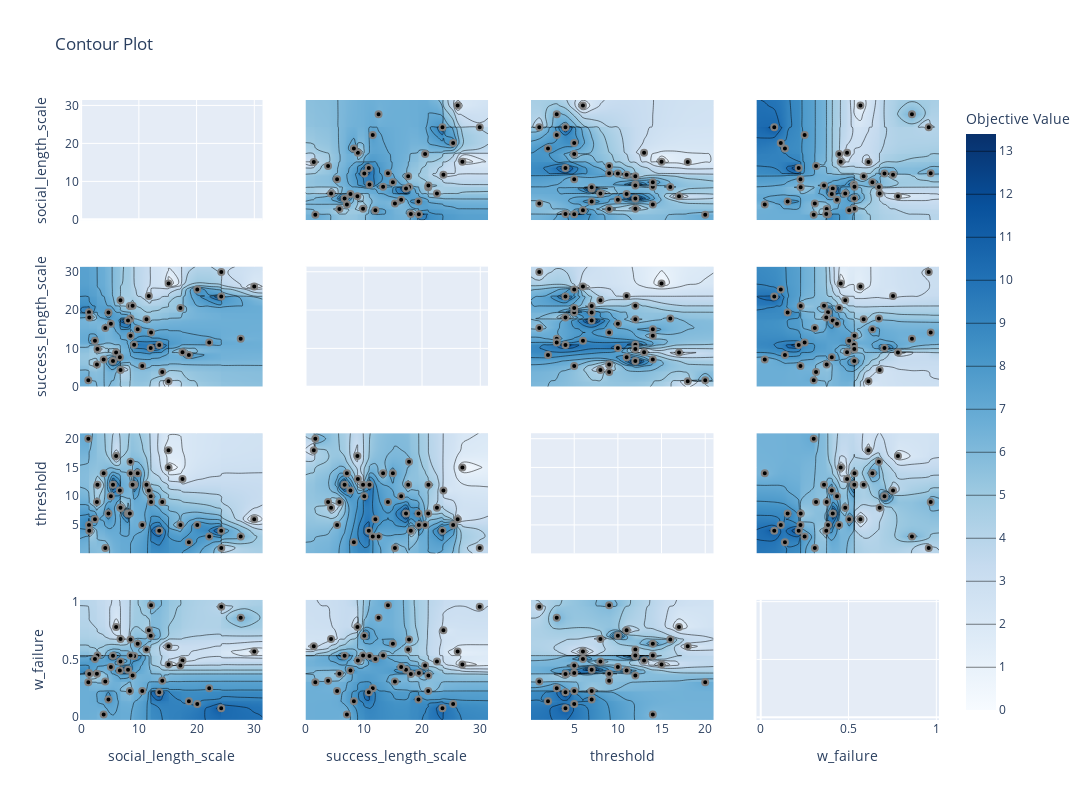

This figure's notebook cell:
### Code cell
fig = optuna.visualization.plot_contour(study, params=['success_length_scale','w_failure', 'social_length_scale', 'threshold'])
# fig.show(renderer="browser")
fig.update_layout(height=800, width=1200)
fig.show()

### Figure 1 — Plotly figure (JSON) as saved in the notebook; plotly's stock layout.template omitted (floating-point values rounded to 4 significant figures; data arrays with more than 128 entries replaced by an {"elided": "..."} marker saying what was removed)
{"data": [{"type": "scatter", "xaxis": "x", "yaxis": "y"}, {"autocontour": true, "colorbar": {"title": {"text": "Objective Value"}}, "colorscale": [[0, "rgb(247,251,255)"], [0.125, "rgb(222,235,247)"], [0.25, "rgb(198,219,239)"], [0.375, "rgb(158,202,225)"], [0.5, "rgb(107,174,214)"], [0.625, "rgb(66,146,198)"], [0.75, "rgb(33,113,181)"], [0.875, "rgb(8,81,156)"], [1, "rgb(8,48,107)"]], "connectgaps": true, "contours": {"coloring": "heatmap", "end": 13, "size": 1, "start": 1}, "hoverinfo": "none", "line": {"smoothing": 1.3}, "reversescale": false, "showscale": true, "type": "contour", "x": [-0.1983, 1.239, 1.362, 1.409, 2.39, 2.735, 2.828, 3.901, 4.183, 4.728, 5.15, 5.517, 6.059, 6.704, 6.811, 6.821, 8.125, 8.441, 8.553, 8.565, 8.916, 9.182, 9.799, 10.59, 11.32, 11.73, 12.05, 12.11, 13.53, 14.06, 15.13, 15.15, 17.2, 17.56, 18.67, 20.12, 22.19, 24.27, 24.28, 27.64, 29.99, 31.43], "xaxis": "x5", "y": [-0.005124, 1.419, 1.683, 3.875, 4.382, 5.421, 5.822, 6.708, 7.104, 7.714, 8.3, 8.909, 8.991, 9.876, 10.09, 10.86, 10.98, 11.54, 11.99, 12.54, 13.32, 14.15, 15.0, 15.35, 16.42, 17.25, 17.63, 17.77, 18.08, 19.39, 19.46, 20.53, 21.06, 21.1, 22.56, 23.51, 23.67, 25.34, 26.12, 26.93, 29.91, 31.33], "yaxis": "y5", "z": {"elided": "42x42 float values"}}, {"marker": {"color": "black", "line": {"color": "Gray", "width": 2}}, "mode": "markers", "name": "Feasible Trial", "showlegend": false, "type": "scatter", "x": [17.56, 24.28, 20.12, 5.517, 12.05, 15.15, 27.64, 29.99, 22.19, 11.73, 1.239, 6.821, 8.553, 2.735, 11.32, 6.059, 12.11, 3.901, 15.13, 8.125, 8.441, 5.15, 9.182, 8.916, 8.565, 1.362, 1.409, 4.728, 4.183, 17.2, 6.811, 2.828, 9.799, 6.704, 2.39, 14.06, 13.53, 18.67, 10.59, 24.27], "xaxis": "x5", "y": [8.991, 29.91, 25.34, 6.708, 10.09, 26.93, 12.54, 26.12, 11.54, 23.67, 1.683, 4.382, 17.77, 5.822, 17.63, 8.909, 14.15, 7.104, 1.419, 17.25, 21.06, 16.42, 10.98, 21.1, 13.32, 19.46, 18.08, 19.39, 15.35, 20.53, 22.56, 9.876, 15.0, 7.714, 11.99, 3.875, 10.86, 8.3, 5.421, 23.51], "yaxis": "y5"}, {"autocontour": true, "colorbar": {"title": {"text": "Objective Value"}}, "colorscale": [[0, "rgb(247,251,255)"], [0.125, "rgb(222,235,247)"], [0.25, "rgb(198,219,239)"], [0.375, "rgb(158,202,225)"], [0.5, "rgb(107,174,214)"], [0.625, "rgb(66,146,198)"], [0.75, "rgb(33,113,181)"], [0.875, "rgb(8,81,156)"], [1, "rgb(8,48,107)"]], "connectgaps": true, "contours": {"coloring": "heatmap", "end": 13, "size": 1, "start": 1}, "hoverinfo": "none", "line": {"smoothing": 1.3}, "reversescale": false, "showscale": false, "type": "contour", "x": [-0.1983, 1.239, 1.362, 1.409, 2.39, 2.735, 2.828, 3.901, 4.183, 4.728, 5.15, 5.517, 6.059, 6.704, 6.811, 6.821, 8.125, 8.441, 8.553, 8.565, 8.916, 9.182, 9.799, 10.59, 11.32, 11.73, 12.05, 12.11, 13.53, 14.06, 15.13, 15.15, 17.2, 17.56, 18.67, 20.12, 22.19, 24.27, 24.28, 27.64, 29.99, 31.43], "xaxis": "x9", "y": [0.05, 1, 2, 3, 4, 5, 6, 7, 8, 9, 10, 11, 12, 13, 14, 15, 16, 17, 18, 20, 20.95], "yaxis": "y9", "z": {"elided": "21x42 float values"}}, {"marker": {"color": "black", "line": {"color": "Gray", "width": 2}}, "mode": "markers", "name": "Feasible Trial", "showlegend": false, "type": "scatter", "x": [17.56, 24.28, 20.12, 5.517, 12.05, 15.15, 27.64, 29.99, 22.19, 11.73, 1.239, 6.821, 8.553, 2.735, 11.32, 6.059, 12.11, 3.901, 15.13, 8.125, 8.441, 5.15, 9.182, 8.916, 8.565, 1.362, 1.409, 4.728, 4.183, 17.2, 6.811, 2.828, 9.799, 6.704, 2.39, 14.06, 13.53, 18.67, 10.59, 24.27], "xaxis": "x9", "y": [13, 1, 5, 12, 10, 15, 3, 6, 3, 11, 20, 8, 16, 9, 12, 17, 9, 14, 18, 7, 7, 10, 12, 12, 14, 5, 4, 7, 1, 5, 8, 12, 14, 11, 6, 9, 4, 2, 5, 4], "yaxis": "y9"}, {"autocontour": true, "colorbar": {"title": {"text": "Objective Value"}}, "colorscale": [[0, "rgb(247,251,255)"], [0.125, "rgb(222,235,247)"], [0.25, "rgb(198,219,239)"], [0.375, "rgb(158,202,225)"], [0.5, "rgb(107,174,214)"], [0.625, "rgb(66,146,198)"], [0.75, "rgb(33,113,181)"], [0.875, "rgb(8,81,156)"], [1, "rgb(8,48,107)"]], "connectgaps": true, "contours": {"coloring": "heatmap", "end": 13, "size": 1, "start": 1}, "hoverinfo": "none", "line": {"smoothing": 1.3}, "reversescale": false, "showscale": false, "type": "contour", "x": [-0.1983, 1.239, 1.362, 1.409, 2.39, 2.735, 2.828, 3.901, 4.183, 4.728, 5.15, 5.517, 6.059, 6.704, 6.811, 6.821, 8.125, 8.441, 8.553, 8.565, 8.916, 9.182, 9.799, 10.59, 11.32, 11.73, 12.05, 12.11, 13.53, 14.06, 15.13, 15.15, 17.2, 17.56, 18.67, 20.12, 22.19, 24.27, 24.28, 27.64, 29.99, 31.43], "xaxis": "x13", "y": [-0.02422, 0.02303, 0.07713, 0.1143, 0.1379, 0.1533, 0.2163, 0.2264, 0.2277, 0.2501, 0.3019, 0.308, 0.315, 0.3604, 0.3733, 0.3756, 0.3833, 0.4047, 0.4104, 0.4344, 0.4468, 0.4553, 0.4814, 0.4917, 0.5037, 0.5307, 0.5328, 0.533, 0.534, 0.5678, 0.5862, 0.6135, 0.636, 0.6732, 0.6774, 0.7048, 0.7534, 0.7816, 0.8612, 0.9568, 0.968, 1.015], "yaxis": "y13", "z": {"elided": "42x42 float values"}}, {"marker": {"color": "black", "line": {"color": "Gray", "width": 2}}, "mode": "markers", "name": "Feasible Trial", "showlegend": false, "type": "scatter", "x": [17.56, 24.28, 20.12, 5.517, 12.05, 15.15, 27.64, 29.99, 22.19, 11.73, 1.239, 6.821, 8.553, 2.735, 11.32, 6.059, 12.11, 3.901, 15.13, 8.125, 8.441, 5.15, 9.182, 8.916, 8.565, 1.362, 1.409, 4.728, 4.183, 17.2, 6.811, 2.828, 9.799, 6.704, 2.39, 14.06, 13.53, 18.67, 10.59, 24.27], "xaxis": "x13", "y": [0.4917, 0.9568, 0.1143, 0.5328, 0.7048, 0.4553, 0.8612, 0.5678, 0.2501, 0.7534, 0.3019, 0.6774, 0.6732, 0.3756, 0.5862, 0.7816, 0.968, 0.02303, 0.6135, 0.4104, 0.2277, 0.4344, 0.5307, 0.3604, 0.534, 0.3833, 0.3733, 0.1533, 0.308, 0.4468, 0.4814, 0.533, 0.636, 0.4047, 0.5037, 0.315, 0.2163, 0.1379, 0.2264, 0.07713], "yaxis": "y13"}, {"autocontour": true, "colorbar": {"title": {"text": "Objective Value"}}, "colorscale": [[0, "rgb(247,251,255)"], [0.125, "rgb(222,235,247)"], [0.25, "rgb(198,219,239)"], [0.375, "rgb(158,202,225)"], [0.5, "rgb(107,174,214)"], [0.625, "rgb(66,146,198)"], [0.75, "rgb(33,113,181)"], [0.875, "rgb(8,81,156)"], [1, "rgb(8,48,107)"]], "connectgaps": true, "contours": {"coloring": "heatmap", "end": 13, "size": 1, "start": 1}, "hoverinfo": "none", "line": {"smoothing": 1.3}, "reversescale": false, "showscale": false, "type": "contour", "x": [-0.005124, 1.419, 1.683, 3.875, 4.382, 5.421, 5.822, 6.708, 7.104, 7.714, 8.3, 8.909, 8.991, 9.876, 10.09, 10.86, 10.98, 11.54, 11.99, 12.54, 13.32, 14.15, 15.0, 15.35, 16.42, 17.25, 17.63, 17.77, 18.08, 19.39, 19.46, 20.53, 21.06, 21.1, 22.56, 23.51, 23.67, 25.34, 26.12, 26.93, 29.91, 31.33], "xaxis": "x2", "y": [-0.1983, 1.239, 1.362, 1.409, 2.39, 2.735, 2.828, 3.901, 4.183, 4.728, 5.15, 5.517, 6.059, 6.704, 6.811, 6.821, 8.125, 8.441, 8.553, 8.565, 8.916, 9.182, 9.799, 10.59, 11.32, 11.73, 12.05, 12.11, 13.53, 14.06, 15.13, 15.15, 17.2, 17.56, 18.67, 20.12, 22.19, 24.27, 24.28, 27.64, 29.99, 31.43], "yaxis": "y2", "z": {"elided": "42x42 float values"}}, {"marker": {"color": "black", "line": {"color": "Gray", "width": 2}}, "mode": "markers", "name": "Feasible Trial", "showlegend": false, "type": "scatter", "x": [8.991, 29.91, 25.34, 6.708, 10.09, 26.93, 12.54, 26.12, 11.54, 23.67, 1.683, 4.382, 17.77, 5.822, 17.63, 8.909, 14.15, 7.104, 1.419, 17.25, 21.06, 16.42, 10.98, 21.1, 13.32, 19.46, 18.08, 19.39, 15.35, 20.53, 22.56, 9.876, 15.0, 7.714, 11.99, 3.875, 10.86, 8.3, 5.421, 23.51], "xaxis": "x2", "y": [17.56, 24.28, 20.12, 5.517, 12.05, 15.15, 27.64, 29.99, 22.19, 11.73, 1.239, 6.821, 8.553, 2.735, 11.32, 6.059, 12.11, 3.901, 15.13, 8.125, 8.441, 5.15, 9.182, 8.916, 8.565, 1.362, 1.409, 4.728, 4.183, 17.2, 6.811, 2.828, 9.799, 6.704, 2.39, 14.06, 13.53, 18.67, 10.59, 24.27], "yaxis": "y2"}, {"type": "scatter", "xaxis": "x6", "yaxis": "y6"}, {"autocontour": true, "colorbar": {"title": {"text": "Objective Value"}}, "colorscale": [[0, "rgb(247,251,255)"], [0.125, "rgb(222,235,247)"], [0.25, "rgb(198,219,239)"], [0.375, "rgb(158,202,225)"], [0.5, "rgb(107,174,214)"], [0.625, "rgb(66,146,198)"], [0.75, "rgb(33,113,181)"], [0.875, "rgb(8,81,156)"], [1, "rgb(8,48,107)"]], "connectgaps": true, "contours": {"coloring": "heatmap", "end": 13, "size": 1, "start": 1}, "hoverinfo": "none", "line": {"smoothing": 1.3}, "reversescale": false, "showscale": false, "type": "contour", "x": [-0.005124, 1.419, 1.683, 3.875, 4.382, 5.421, 5.822, 6.708, 7.104, 7.714, 8.3, 8.909, 8.991, 9.876, 10.09, 10.86, 10.98, 11.54, 11.99, 12.54, 13.32, 14.15, 15.0, 15.35, 16.42, 17.25, 17.63, 17.77, 18.08, 19.39, 19.46, 20.53, 21.06, 21.1, 22.56, 23.51, 23.67, 25.34, 26.12, 26.93, 29.91, 31.33], "xaxis": "x10", "y": [0.05, 1, 2, 3, 4, 5, 6, 7, 8, 9, 10, 11, 12, 13, 14, 15, 16, 17, 18, 20, 20.95], "yaxis": "y10", "z": {"elided": "21x42 float values"}}, {"marker": {"color": "black", "line": {"color": "Gray", "width": 2}}, "mode": "markers", "name": "Feasible Trial", "showlegend": false, "type": "scatter", "x": [8.991, 29.91, 25.34, 6.708, 10.09, 26.93, 12.54, 26.12, 11.54, 23.67, 1.683, 4.382, 17.77, 5.822, 17.63, 8.909, 14.15, 7.104, 1.419, 17.25, 21.06, 16.42, 10.98, 21.1, 13.32, 19.46, 18.08, 19.39, 15.35, 20.53, 22.56, 9.876, 15.0, 7.714, 11.99, 3.875, 10.86, 8.3, 5.421, 23.51], "xaxis": "x10", "y": [13, 1, 5, 12, 10, 15, 3, 6, 3, 11, 20, 8, 16, 9, 12, 17, 9, 14, 18, 7, 7, 10, 12, 12, 14, 5, 4, 7, 1, 5, 8, 12, 14, 11, 6, 9, 4, 2, 5, 4], "yaxis": "y10"}, {"autocontour": true, "colorbar": {"title": {"text": "Objective Value"}}, "colorscale": [[0, "rgb(247,251,255)"], [0.125, "rgb(222,235,247)"], [0.25, "rgb(198,219,239)"], [0.375, "rgb(158,202,225)"], [0.5, "rgb(107,174,214)"], [0.625, "rgb(66,146,198)"], [0.75, "rgb(33,113,181)"], [0.875, "rgb(8,81,156)"], [1, "rgb(8,48,107)"]], "connectgaps": true, "contours": {"coloring": "heatmap", "end": 13, "size": 1, "start": 1}, "hoverinfo": "none", "line": {"smoothing": 1.3}, "reversescale": false, "showscale": false, "type": "contour", "x": [-0.005124, 1.419, 1.683, 3.875, 4.382, 5.421, 5.822, 6.708, 7.104, 7.714, 8.3, 8.909, 8.991, 9.876, 10.09, 10.86, 10.98, 11.54, 11.99, 12.54, 13.32, 14.15, 15.0, 15.35, 16.42, 17.25, 17.63, 17.77, 18.08, 19.39, 19.46, 20.53, 21.06, 21.1, 22.56, 23.51, 23.67, 25.34, 26.12, 26.93, 29.91, 31.33], "xaxis": "x14", "y": [-0.02422, 0.02303, 0.07713, 0.1143, 0.1379, 0.1533, 0.2163, 0.2264, 0.2277, 0.2501, 0.3019, 0.308, 0.315, 0.3604, 0.3733, 0.3756, 0.3833, 0.4047, 0.4104, 0.4344, 0.4468, 0.4553, 0.4814, 0.4917, 0.5037, 0.5307, 0.5328, 0.533, 0.534, 0.5678, 0.5862, 0.6135, 0.636, 0.6732, 0.6774, 0.7048, 0.7534, 0.7816, 0.8612, 0.9568, 0.968, 1.015], "yaxis": "y14", "z": {"elided": "42x42 float values"}}, {"marker": {"color": "black", "line": {"color": "Gray", "width": 2}}, "mode": "markers", "name": "Feasible Trial", "showlegend": false, "type": "scatter", "x": [8.991, 29.91, 25.34, 6.708, 10.09, 26.93, 12.54, 26.12, 11.54, 23.67, 1.683, 4.382, 17.77, 5.822, 17.63, 8.909, 14.15, 7.104, 1.419, 17.25, 21.06, 16.42, 10.98, 21.1, 13.32, 19.46, 18.08, 19.39, 15.35, 20.53, 22.56, 9.876, 15.0, 7.714, 11.99, 3.875, 10.86, 8.3, 5.421, 23.51], "xaxis": "x14", "y": [0.4917, 0.9568, 0.1143, 0.5328, 0.7048, 0.4553, 0.8612, 0.5678, 0.2501, 0.7534, 0.3019, 0.6774, 0.6732, 0.3756, 0.5862, 0.7816, 0.968, 0.02303, 0.6135, 0.4104, 0.2277, 0.4344, 0.5307, 0.3604, 0.534, 0.3833, 0.3733, 0.1533, 0.308, 0.4468, 0.4814, 0.533, 0.636, 0.4047, 0.5037, 0.315, 0.2163, 0.1379, 0.2264, 0.07713], "yaxis": "y14"}, {"autocontour": true, "colorbar": {"title": {"text": "Objective Value"}}, "colorscale": [[0, "rgb(247,251,255)"], [0.125, "rgb(222,235,247)"], [0.25, "rgb(198,219,239)"], [0.375, "rgb(158,202,225)"], [0.5, "rgb(107,174,214)"], [0.625, "rgb(66,146,198)"], [0.75, "rgb(33,113,181)"], [0.875, "rgb(8,81,156)"], [1, "rgb(8,48,107)"]], "connectgaps": true, "contours": {"coloring": "heatmap", "end": 13, "size": 1, "start": 1}, "hoverinfo": "none", "line": {"smoothing": 1.3}, "reversescale": false, "showscale": false, "type": "contour", "x": [0.05, 1, 2, 3, 4, 5, 6, 7, 8, 9, 10, 11, 12, 13, 14, 15, 16, 17, 18, 20, 20.95], "xaxis": "x3", "y": [-0.1983, 1.239, 1.362, 1.409, 2.39, 2.735, 2.828, 3.901, 4.183, 4.728, 5.15, 5.517, 6.059, 6.704, 6.811, 6.821, 8.125, 8.441, 8.553, 8.565, 8.916, 9.182, 9.799, 10.59, 11.32, 11.73, 12.05, 12.11, 13.53, 14.06, 15.13, 15.15, 17.2, 17.56, 18.67, 20.12, 22.19, 24.27, 24.28, 27.64, 29.99, 31.43], "yaxis": "y3", "z": {"elided": "42x21 float values"}}, {"marker": {"color": "black", "line": {"color": "Gray", "width": 2}}, "mode": "markers", "name": "Feasible Trial", "showlegend": false, "type": "scatter", "x": [13, 1, 5, 12, 10, 15, 3, 6, 3, 11, 20, 8, 16, 9, 12, 17, 9, 14, 18, 7, 7, 10, 12, 12, 14, 5, 4, 7, 1, 5, 8, 12, 14, 11, 6, 9, 4, 2, 5, 4], "xaxis": "x3", "y": [17.56, 24.28, 20.12, 5.517, 12.05, 15.15, 27.64, 29.99, 22.19, 11.73, 1.239, 6.821, 8.553, 2.735, 11.32, 6.059, 12.11, 3.901, 15.13, 8.125, 8.441, 5.15, 9.182, 8.916, 8.565, 1.362, 1.409, 4.728, 4.183, 17.2, 6.811, 2.828, 9.799, 6.704, 2.39, 14.06, 13.53, 18.67, 10.59, 24.27], "yaxis": "y3"}, {"autocontour": true, "colorbar": {"title": {"text": "Objective Value"}}, "colorscale": [[0, "rgb(247,251,255)"], [0.125, "rgb(222,235,247)"], [0.25, "rgb(198,219,239)"], [0.375, "rgb(158,202,225)"], [0.5, "rgb(107,174,214)"], [0.625, "rgb(66,146,198)"], [0.75, "rgb(33,113,181)"], [0.875, "rgb(8,81,156)"], [1, "rgb(8,48,107)"]], "connectgaps": true, "contours": {"coloring": "heatmap", "end": 13, "size": 1, "start": 1}, "hoverinfo": "none", "line": {"smoothing": 1.3}, "reversescale": false, "showscale": false, "type": "contour", "x": [0.05, 1, 2, 3, 4, 5, 6, 7, 8, 9, 10, 11, 12, 13, 14, 15, 16, 17, 18, 20, 20.95], "xaxis": "x7", "y": [-0.005124, 1.419, 1.683, 3.875, 4.382, 5.421, 5.822, 6.708, 7.104, 7.714, 8.3, 8.909, 8.991, 9.876, 10.09, 10.86, 10.98, 11.54, 11.99, 12.54, 13.32, 14.15, 15.0, 15.35, 16.42, 17.25, 17.63, 17.77, 18.08, 19.39, 19.46, 20.53, 21.06, 21.1, 22.56, 23.51, 23.67, 25.34, 26.12, 26.93, 29.91, 31.33], "yaxis": "y7", "z": {"elided": "42x21 float values"}}, {"marker": {"color": "black", "line": {"color": "Gray", "width": 2}}, "mode": "markers", "name": "Feasible Trial", "showlegend": false, "type": "scatter", "x": [13, 1, 5, 12, 10, 15, 3, 6, 3, 11, 20, 8, 16, 9, 12, 17, 9, 14, 18, 7, 7, 10, 12, 12, 14, 5, 4, 7, 1, 5, 8, 12, 14, 11, 6, 9, 4, 2, 5, 4], "xaxis": "x7", "y": [8.991, 29.91, 25.34, 6.708, 10.09, 26.93, 12.54, 26.12, 11.54, 23.67, 1.683, 4.382, 17.77, 5.822, 17.63, 8.909, 14.15, 7.104, 1.419, 17.25, 21.06, 16.42, 10.98, 21.1, 13.32, 19.46, 18.08, 19.39, 15.35, 20.53, 22.56, 9.876, 15.0, 7.714, 11.99, 3.875, 10.86, 8.3, 5.421, 23.51], "yaxis": "y7"}, {"type": "scatter", "xaxis": "x11", "yaxis": "y11"}, {"autocontour": true, "colorbar": {"title": {"text": "Objective Value"}}, "colorscale": [[0, "rgb(247,251,255)"], [0.125, "rgb(222,235,247)"], [0.25, "rgb(198,219,239)"], [0.375, "rgb(158,202,225)"], [0.5, "rgb(107,174,214)"], [0.625, "rgb(66,146,198)"], [0.75, "rgb(33,113,181)"], [0.875, "rgb(8,81,156)"], [1, "rgb(8,48,107)"]], "connectgaps": true, "contours": {"coloring": "heatmap", "end": 13, "size": 1, "start": 1}, "hoverinfo": "none", "line": {"smoothing": 1.3}, "reversescale": false, "showscale": false, "type": "contour", "x": [0.05, 1, 2, 3, 4, 5, 6, 7, 8, 9, 10, 11, 12, 13, 14, 15, 16, 17, 18, 20, 20.95], "xaxis": "x15", "y": [-0.02422, 0.02303, 0.07713, 0.1143, 0.1379, 0.1533, 0.2163, 0.2264, 0.2277, 0.2501, 0.3019, 0.308, 0.315, 0.3604, 0.3733, 0.3756, 0.3833, 0.4047, 0.4104, 0.4344, 0.4468, 0.4553, 0.4814, 0.4917, 0.5037, 0.5307, 0.5328, 0.533, 0.534, 0.5678, 0.5862, 0.6135, 0.636, 0.6732, 0.6774, 0.7048, 0.7534, 0.7816, 0.8612, 0.9568, 0.968, 1.015], "yaxis": "y15", "z": {"elided": "42x21 float values"}}, {"marker": {"color": "black", "line": {"color": "Gray", "width": 2}}, "mode": "markers", "name": "Feasible Trial", "showlegend": false, "type": "scatter", "x": [13, 1, 5, 12, 10, 15, 3, 6, 3, 11, 20, 8, 16, 9, 12, 17, 9, 14, 18, 7, 7, 10, 12, 12, 14, 5, 4, 7, 1, 5, 8, 12, 14, 11, 6, 9, 4, 2, 5, 4], "xaxis": "x15", "y": [0.4917, 0.9568, 0.1143, 0.5328, 0.7048, 0.4553, 0.8612, 0.5678, 0.2501, 0.7534, 0.3019, 0.6774, 0.6732, 0.3756, 0.5862, 0.7816, 0.968, 0.02303, 0.6135, 0.4104, 0.2277, 0.4344, 0.5307, 0.3604, 0.534, 0.3833, 0.3733, 0.1533, 0.308, 0.4468, 0.4814, 0.533, 0.636, 0.4047, 0.5037, 0.315, 0.2163, 0.1379, 0.2264, 0.07713], "yaxis": "y15"}, {"autocontour": true, "colorbar": {"title": {"text": "Objective Value"}}, "colorscale": [[0, "rgb(247,251,255)"], [0.125, "rgb(222,235,247)"], [0.25, "rgb(198,219,239)"], [0.375, "rgb(158,202,225)"], [0.5, "rgb(107,174,214)"], [0.625, "rgb(66,146,198)"], [0.75, "rgb(33,113,181)"], [0.875, "rgb(8,81,156)"], [1, "rgb(8,48,107)"]], "connectgaps": true, "contours": {"coloring": "heatmap", "end": 13, "size": 1, "start": 1}, "hoverinfo": "none", "line": {"smoothing": 1.3}, "reversescale": false, "showscale": false, "type": "contour", "x": [-0.02422, 0.02303, 0.07713, 0.1143, 0.1379, 0.1533, 0.2163, 0.2264, 0.2277, 0.2501, 0.3019, 0.308, 0.315, 0.3604, 0.3733, 0.3756, 0.3833, 0.4047, 0.4104, 0.4344, 0.4468, 0.4553, 0.4814, 0.4917, 0.5037, 0.5307, 0.5328, 0.533, 0.534, 0.5678, 0.5862, 0.6135, 0.636, 0.6732, 0.6774, 0.7048, 0.7534, 0.7816, 0.8612, 0.9568, 0.968, 1.015], "xaxis": "x4", "y": [-0.1983, 1.239, 1.362, 1.409, 2.39, 2.735, 2.828, 3.901, 4.183, 4.728, 5.15, 5.517, 6.059, 6.704, 6.811, 6.821, 8.125, 8.441, 8.553, 8.565, 8.916, 9.182, 9.799, 10.59, 11.32, 11.73, 12.05, 12.11, 13.53, 14.06, 15.13, 15.15, 17.2, 17.56, 18.67, 20.12, 22.19, 24.27, 24.28, 27.64, 29.99, 31.43], "yaxis": "y4", "z": {"elided": "42x42 float values"}}, {"marker": {"color": "black", "line": {"color": "Gray", "width": 2}}, "mode": "markers", "name": "Feasible Trial", "showlegend": false, "type": "scatter", "x": [0.4917, 0.9568, 0.1143, 0.5328, 0.7048, 0.4553, 0.8612, 0.5678, 0.2501, 0.7534, 0.3019, 0.6774, 0.6732, 0.3756, 0.5862, 0.7816, 0.968, 0.02303, 0.6135, 0.4104, 0.2277, 0.4344, 0.5307, 0.3604, 0.534, 0.3833, 0.3733, 0.1533, 0.308, 0.4468, 0.4814, 0.533, 0.636, 0.4047, 0.5037, 0.315, 0.2163, 0.1379, 0.2264, 0.07713], "xaxis": "x4", "y": [17.56, 24.28, 20.12, 5.517, 12.05, 15.15, 27.64, 29.99, 22.19, 11.73, 1.239, 6.821, 8.553, 2.735, 11.32, 6.059, 12.11, 3.901, 15.13, 8.125, 8.441, 5.15, 9.182, 8.916, 8.565, 1.362, 1.409, 4.728, 4.183, 17.2, 6.811, 2.828, 9.799, 6.704, 2.39, 14.06, 13.53, 18.67, 10.59, 24.27], "yaxis": "y4"}, {"autocontour": true, "colorbar": {"title": {"text": "Objective Value"}}, "colorscale": [[0, "rgb(247,251,255)"], [0.125, "rgb(222,235,247)"], [0.25, "rgb(198,219,239)"], [0.375, "rgb(158,202,225)"], [0.5, "rgb(107,174,214)"], [0.625, "rgb(66,146,198)"], [0.75, "rgb(33,113,181)"], [0.875, "rgb(8,81,156)"], [1, "rgb(8,48,107)"]], "connectgaps": true, "contours": {"coloring": "heatmap", "end": 13, "size": 1, "start": 1}, "hoverinfo": "none", "line": {"smoothing": 1.3}, "reversescale": false, "showscale": false, "type": "contour", "x": [-0.02422, 0.02303, 0.07713, 0.1143, 0.1379, 0.1533, 0.2163, 0.2264, 0.2277, 0.2501, 0.3019, 0.308, 0.315, 0.3604, 0.3733, 0.3756, 0.3833, 0.4047, 0.4104, 0.4344, 0.4468, 0.4553, 0.4814, 0.4917, 0.5037, 0.5307, 0.5328, 0.533, 0.534, 0.5678, 0.5862, 0.6135, 0.636, 0.6732, 0.6774, 0.7048, 0.7534, 0.7816, 0.8612, 0.9568, 0.968, 1.015], "xaxis": "x8", "y": [-0.005124, 1.419, 1.683, 3.875, 4.382, 5.421, 5.822, 6.708, 7.104, 7.714, 8.3, 8.909, 8.991, 9.876, 10.09, 10.86, 10.98, 11.54, 11.99, 12.54, 13.32, 14.15, 15.0, 15.35, 16.42, 17.25, 17.63, 17.77, 18.08, 19.39, 19.46, 20.53, 21.06, 21.1, 22.56, 23.51, 23.67, 25.34, 26.12, 26.93, 29.91, 31.33], "yaxis": "y8", "z": {"elided": "42x42 float values"}}, {"marker": {"color": "black", "line": {"color": "Gray", "width": 2}}, "mode": "markers", "name": "Feasible Trial", "showlegend": false, "type": "scatter", "x": [0.4917, 0.9568, 0.1143, 0.5328, 0.7048, 0.4553, 0.8612, 0.5678, 0.2501, 0.7534, 0.3019, 0.6774, 0.6732, 0.3756, 0.5862, 0.7816, 0.968, 0.02303, 0.6135, 0.4104, 0.2277, 0.4344, 0.5307, 0.3604, 0.534, 0.3833, 0.3733, 0.1533, 0.308, 0.4468, 0.4814, 0.533, 0.636, 0.4047, 0.5037, 0.315, 0.2163, 0.1379, 0.2264, 0.07713], "xaxis": "x8", "y": [8.991, 29.91, 25.34, 6.708, 10.09, 26.93, 12.54, 26.12, 11.54, 23.67, 1.683, 4.382, 17.77, 5.822, 17.63, 8.909, 14.15, 7.104, 1.419, 17.25, 21.06, 16.42, 10.98, 21.1, 13.32, 19.46, 18.08, 19.39, 15.35, 20.53, 22.56, 9.876, 15.0, 7.714, 11.99, 3.875, 10.86, 8.3, 5.421, 23.51], "yaxis": "y8"}, {"autocontour": true, "colorbar": {"title": {"text": "Objective Value"}}, "colorscale": [[0, "rgb(247,251,255)"], [0.125, "rgb(222,235,247)"], [0.25, "rgb(198,219,239)"], [0.375, "rgb(158,202,225)"], [0.5, "rgb(107,174,214)"], [0.625, "rgb(66,146,198)"], [0.75, "rgb(33,113,181)"], [0.875, "rgb(8,81,156)"], [1, "rgb(8,48,107)"]], "connectgaps": true, "contours": {"coloring": "heatmap", "end": 13, "size": 1, "start": 1}, "hoverinfo": "none", "line": {"smoothing": 1.3}, "reversescale": false, "showscale": false, "type": "contour", "x": [-0.02422, 0.02303, 0.07713, 0.1143, 0.1379, 0.1533, 0.2163, 0.2264, 0.2277, 0.2501, 0.3019, 0.308, 0.315, 0.3604, 0.3733, 0.3756, 0.3833, 0.4047, 0.4104, 0.4344, 0.4468, 0.4553, 0.4814, 0.4917, 0.5037, 0.5307, 0.5328, 0.533, 0.534, 0.5678, 0.5862, 0.6135, 0.636, 0.6732, 0.6774, 0.7048, 0.7534, 0.7816, 0.8612, 0.9568, 0.968, 1.015], "xaxis": "x12", "y": [0.05, 1, 2, 3, 4, 5, 6, 7, 8, 9, 10, 11, 12, 13, 14, 15, 16, 17, 18, 20, 20.95], "yaxis": "y12", "z": {"elided": "21x42 float values"}}, {"marker": {"color": "black", "line": {"color": "Gray", "width": 2}}, "mode": "markers", "name": "Feasible Trial", "showlegend": false, "type": "scatter", "x": [0.4917, 0.9568, 0.1143, 0.5328, 0.7048, 0.4553, 0.8612, 0.5678, 0.2501, 0.7534, 0.3019, 0.6774, 0.6732, 0.3756, 0.5862, 0.7816, 0.968, 0.02303, 0.6135, 0.4104, 0.2277, 0.4344, 0.5307, 0.3604, 0.534, 0.3833, 0.3733, 0.1533, 0.308, 0.4468, 0.4814, 0.533, 0.636, 0.4047, 0.5037, 0.315, 0.2163, 0.1379, 0.2264, 0.07713], "xaxis": "x12", "y": [13, 1, 5, 12, 10, 15, 3, 6, 3, 11, 20, 8, 16, 9, 12, 17, 9, 14, 18, 7, 7, 10, 12, 12, 14, 5, 4, 7, 1, 5, 8, 12, 14, 11, 6, 9, 4, 2, 5, 4], "yaxis": "y12"}, {"type": "scatter", "xaxis": "x16", "yaxis": "y16"}], "layout": {"height": 800, "title": {"text": "Contour Plot"}, "width": 1200, "xaxis": {"anchor": "y", "domain": [0, 0.2125], "matches": "x13", "range": [-0.1983, 31.43], "showticklabels": false}, "xaxis10": {"anchor": "y10", "domain": [0.2625, 0.475], "matches": "x14", "range": [-0.005124, 31.33], "showticklabels": false, "type": "linear"}, "xaxis11": {"anchor": "y11", "domain": [0.525, 0.7375], "matches": "x15", "range": [0.05, 20.95], "showticklabels": false}, "xaxis12": {"anchor": "y12", "domain": [0.7875, 1], "matches": "x16", "range": [-0.02422, 1.015], "showticklabels": false, "type": "linear"}, "xaxis13": {"anchor": "y13", "domain": [0, 0.2125], "range": [-0.1983, 31.43], "title": {"text": "social_length_scale"}, "type": "linear"}, "xaxis14": {"anchor": "y14", "domain": [0.2625, 0.475], "range": [-0.005124, 31.33], "title": {"text": "success_length_scale"}, "type": "linear"}, "xaxis15": {"anchor": "y15", "domain": [0.525, 0.7375], "range": [0.05, 20.95], "title": {"text": "threshold"}, "type": "linear"}, "xaxis16": {"anchor": "y16", "domain": [0.7875, 1], "range": [-0.02422, 1.015], "title": {"text": "w_failure"}}, "xaxis2": {"anchor": "y2", "domain": [0.2625, 0.475], "matches": "x14", "range": [-0.005124, 31.33], "showticklabels": false, "type": "linear"}, "xaxis3": {"anchor": "y3", "domain": [0.525, 0.7375], "matches": "x15", "range": [0.05, 20.95], "showticklabels": false, "type": "linear"}, "xaxis4": {"anchor": "y4", "domain": [0.7875, 1], "matches": "x16", "range": [-0.02422, 1.015], "showticklabels": false, "type": "linear"}, "xaxis5": {"anchor": "y5", "domain": [0, 0.2125], "matches": "x13", "range": [-0.1983, 31.43], "showticklabels": false, "type": "linear"}, "xaxis6": {"anchor": "y6", "domain": [0.2625, 0.475], "matches": "x14", "range": [-0.005124, 31.33], "showticklabels": false}, "xaxis7": {"anchor": "y7", "domain": [0.525, 0.7375], "matches": "x15", "range": [0.05, 20.95], "showticklabels": false, "type": "linear"}, "xaxis8": {"anchor": "y8", "domain": [0.7875, 1], "matches": "x16", "range": [-0.02422, 1.015], "showticklabels": false, "type": "linear"}, "xaxis9": {"anchor": "y9", "domain": [0, 0.2125], "matches": "x13", "range": [-0.1983, 31.43], "showticklabels": false, "type": "linear"}, "yaxis": {"anchor": "x", "domain": [0.8063, 1], "range": [-0.1983, 31.43], "title": {"text": "social_length_scale"}}, "yaxis10": {"anchor": "x10", "domain": [0.2687, 0.4625], "matches": "y9", "range": [0.05, 20.95], "showticklabels": false, "type": "linear"}, "yaxis11": {"anchor": "x11", "domain": [0.2687, 0.4625], "matches": "y9", "range": [0.05, 20.95], "showticklabels": false}, "yaxis12": {"anchor": "x12", "domain": [0.2687, 0.4625], "matches": "y9", "range": [0.05, 20.95], "showticklabels": false, "type": "linear"}, "yaxis13": {"anchor": "x13", "domain": [0, 0.1938], "range": [-0.02422, 1.015], "title": {"text": "w_failure"}, "type": "linear"}, "yaxis14": {"anchor": "x14", "domain": [0, 0.1938], "matches": "y13", "range": [-0.02422, 1.015], "showticklabels": false, "type": "linear"}, "yaxis15": {"anchor": "x15", "domain": [0, 0.1938], "matches": "y13", "range": [-0.02422, 1.015], "showticklabels": false, "type": "linear"}, "yaxis16": {"anchor": "x16", "domain": [0, 0.1938], "matches": "y13", "range": [-0.02422, 1.015], "showticklabels": false}, "yaxis2": {"anchor": "x2", "domain": [0.8063, 1], "matches": "y", "range": [-0.1983, 31.43], "showticklabels": false, "type": "linear"}, "yaxis3": {"anchor": "x3", "domain": [0.8063, 1], "matches": "y", "range": [-0.1983, 31.43], "showticklabels": false, "type": "linear"}, "yaxis4": {"anchor": "x4", "domain": [0.8063, 1], "matches": "y", "range": [-0.1983, 31.43], "showticklabels": false, "type": "linear"}, "yaxis5": {"anchor": "x5", "domain": [0.5375, 0.7312], "range": [-0.005124, 31.33], "title": {"text": "success_length_scale"}, "type": "linear"}, "yaxis6": {"anchor": "x6", "domain": [0.5375, 0.7312], "matches": "y5", "range": [-0.005124, 31.33], "showticklabels": false}, "yaxis7": {"anchor": "x7", "domain": [0.5375, 0.7312], "matches": "y5", "range": [-0.005124, 31.33], "showticklabels": false, "type": "linear"}, "yaxis8": {"anchor": "x8", "domain": [0.5375, 0.7312], "matches": "y5", "range": [-0.005124, 31.33], "showticklabels": false, "type": "linear"}, "yaxis9": {"anchor": "x9", "domain": [0.2687, 0.4625], "range": [0.05, 20.95], "title": {"text": "threshold"}, "type": "linear"}}}
